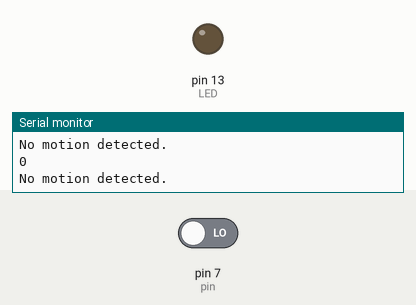
Recording of a sketch running on a simulated Arduino Uno, built with avr-gcc and run on an emulated ATmega328P. On the bench: output pins drawn as LEDs (lit = HIGH), the last lines printed to the serial monitor. Inputs (shaded band) come from the test bench; at power-on: pin 7 (pin) LOW.

Above: at 1.2 s.
1.3 s: pin 7 (pin) driven HIGH
At 2.5 s:
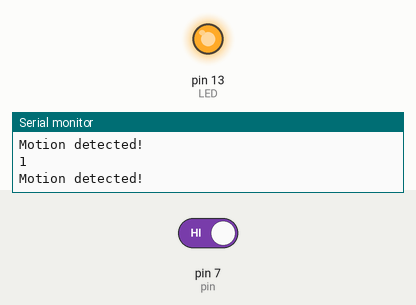
2.9 s: pin 7 (pin) driven LOW
At 3.8 s:
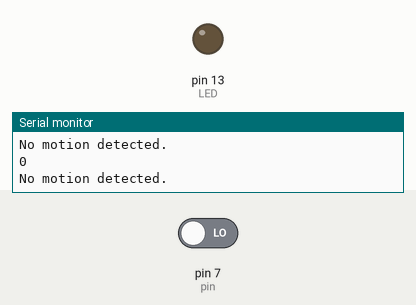
Timing chart, 0 to 5.9 s (numbered marks = the images above; inputs shaded):
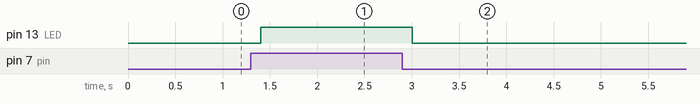

Measured:
- after the input at 1.3 s, pin 13 (LED): LOW → HIGH after 0.10 s
- after the input at 2.9 s, pin 13 (LED): HIGH → LOW after 0.10 s

The sketch:

test-digital.ino
```cpp
const int pin = 7;
const int LED = 13;

void setup() {
    pinMode(LED, OUTPUT);
    pinMode(pin, INPUT);
    Serial.begin(9600);
}

void loop() {
  int value = digitalRead(pin);
  Serial.println(value);
  if (value == 1) {
    digitalWrite(LED, HIGH);
    Serial.println("Motion detected!");
  } else {
      digitalWrite(LED, LOW);
      Serial.println("No motion detected.");
  }
  delay(200);
}

//* lí thuyết:
// nếu ko có chuyển động => giá trị cảm biến đọc được thấp => nếu nhỏ hơn giá trị điện áp tham chiếu => value = 0 => đèn ko sáng
// nếu có chuyển động => giá trị cảm biến đọc được cao => nếu vượt qua điện áp tham chiếu => value = 1 => đèn sáng
```
